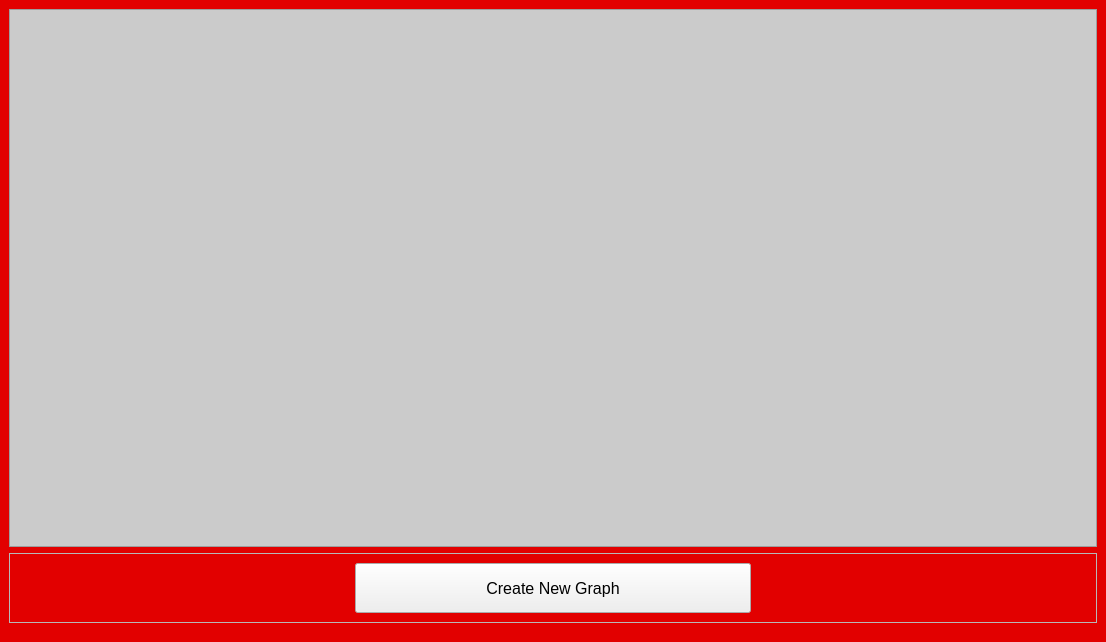
<?xml version="1.0" encoding="UTF-8"?>
<ui version="4.0">
 <class>MainWindow</class>
 <widget class="QMainWindow" name="MainWindow">
  <property name="geometry">
   <rect>
    <x>0</x>
    <y>0</y>
    <width>1106</width>
    <height>642</height>
   </rect>
  </property>
  <property name="windowTitle">
   <string>MainWindow</string>
  </property>
  <widget class="QWidget" name="centralwidget">
   <property name="styleSheet">
    <string notr="true">QWidget#centralwidget{
	background-color: rgb(226, 0, 0);
}</string>
   </property>
   <layout class="QVBoxLayout" name="verticalLayout">
    <item>
     <widget class="QFrame" name="graphFrame">
      <property name="sizePolicy">
       <sizepolicy hsizetype="Preferred" vsizetype="Expanding">
        <horstretch>0</horstretch>
        <verstretch>0</verstretch>
       </sizepolicy>
      </property>
      <property name="styleSheet">
       <string notr="true">QWidget#graphFrame{
	
	background-color: rgb(203, 203, 203);
}</string>
      </property>
      <property name="frameShape">
       <enum>QFrame::StyledPanel</enum>
      </property>
      <property name="frameShadow">
       <enum>QFrame::Raised</enum>
      </property>
      <layout class="QGridLayout" name="gridLayout">
       <item row="0" column="0">
        <spacer name="horizontalSpacer_3">
         <property name="orientation">
          <enum>Qt::Horizontal</enum>
         </property>
         <property name="sizeHint" stdset="0">
          <size>
           <width>40</width>
           <height>20</height>
          </size>
         </property>
        </spacer>
       </item>
       <item row="0" column="1">
        <widget class="QPushButton" name="popup">
         <property name="sizePolicy">
          <sizepolicy hsizetype="Fixed" vsizetype="Fixed">
           <horstretch>0</horstretch>
           <verstretch>0</verstretch>
          </sizepolicy>
         </property>
         <property name="minimumSize">
          <size>
           <width>50</width>
           <height>50</height>
          </size>
         </property>
         <property name="styleSheet">
          <string notr="true">QPushButton {
    border-image: url(:/main/popupicon.png);
    border-radius: 8px;  /* Rounded corners */
}

QPushButton:hover {
    border-image: url(:/main/popupiconclk.png);
	background-color: rgb(255, 255, 0);
    border-radius: 8px;  /* Rounded corners */
}

QPushButton:pressed {
    border-image: url(:/main/popupiconclk.png);
	background-color: none;
    border-radius: 8px;  /* Rounded corners */
}</string>
         </property>
         <property name="text">
          <string/>
         </property>
        </widget>
       </item>
       <item row="1" column="1">
        <spacer name="verticalSpacer_2">
         <property name="orientation">
          <enum>Qt::Vertical</enum>
         </property>
         <property name="sizeType">
          <enum>QSizePolicy::Expanding</enum>
         </property>
         <property name="sizeHint" stdset="0">
          <size>
           <width>20</width>
           <height>40</height>
          </size>
         </property>
        </spacer>
       </item>
      </layout>
     </widget>
    </item>
    <item>
     <widget class="QFrame" name="frame_3">
      <property name="sizePolicy">
       <sizepolicy hsizetype="Preferred" vsizetype="Minimum">
        <horstretch>0</horstretch>
        <verstretch>0</verstretch>
       </sizepolicy>
      </property>
      <property name="frameShape">
       <enum>QFrame::StyledPanel</enum>
      </property>
      <property name="frameShadow">
       <enum>QFrame::Raised</enum>
      </property>
      <layout class="QHBoxLayout" name="horizontalLayout">
       <item>
        <spacer name="horizontalSpacer">
         <property name="orientation">
          <enum>Qt::Horizontal</enum>
         </property>
         <property name="sizeType">
          <enum>QSizePolicy::Minimum</enum>
         </property>
         <property name="sizeHint" stdset="0">
          <size>
           <width>336</width>
           <height>20</height>
          </size>
         </property>
        </spacer>
       </item>
       <item>
        <widget class="QPushButton" name="newGraph">
         <property name="sizePolicy">
          <sizepolicy hsizetype="Preferred" vsizetype="Fixed">
           <horstretch>0</horstretch>
           <verstretch>0</verstretch>
          </sizepolicy>
         </property>
         <property name="minimumSize">
          <size>
           <width>0</width>
           <height>50</height>
          </size>
         </property>
         <property name="font">
          <font>
           <pointsize>12</pointsize>
          </font>
         </property>
         <property name="text">
          <string>Create New Graph</string>
         </property>
        </widget>
       </item>
       <item>
        <spacer name="horizontalSpacer_2">
         <property name="orientation">
          <enum>Qt::Horizontal</enum>
         </property>
         <property name="sizeType">
          <enum>QSizePolicy::Minimum</enum>
         </property>
         <property name="sizeHint" stdset="0">
          <size>
           <width>336</width>
           <height>20</height>
          </size>
         </property>
        </spacer>
       </item>
      </layout>
     </widget>
    </item>
    <item>
     <spacer name="verticalSpacer">
      <property name="orientation">
       <enum>Qt::Vertical</enum>
      </property>
      <property name="sizeType">
       <enum>QSizePolicy::Fixed</enum>
      </property>
      <property name="sizeHint" stdset="0">
       <size>
        <width>20</width>
        <height>10</height>
       </size>
      </property>
     </spacer>
    </item>
   </layout>
  </widget>
 </widget>
 <resources>
  <include location="../asset/resources.qrc"/>
 </resources>
 <connections/>
</ui>
